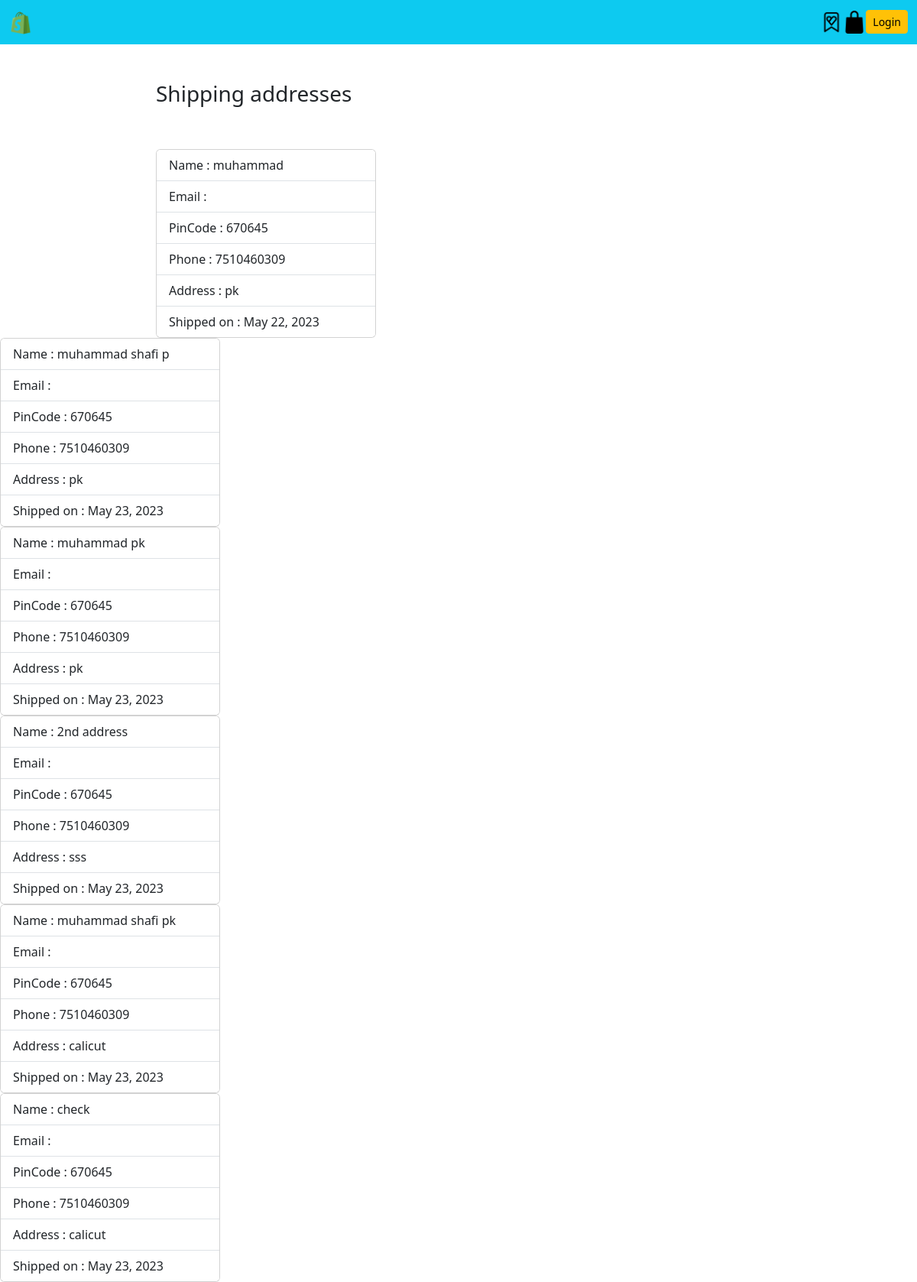
The app's page /address/ (signed in) with its own data.
### app/models.py (models this page shows, shortened)
class Shipping(models.Model):
    user = models.ForeignKey(Users, on_delete=models.CASCADE, null=True, blank=True)
    name = models.CharField(max_length=20, blank=False)
    address = models.CharField(max_length=50, default='', blank=False)
    city = models.CharField(max_length=10, null=True, default='', blank=False)
    pincode = models.CharField(max_length=6)
    phone = models.CharField(max_length=10, default='', blank=True)
    date = models.DateField(default=datetime.datetime.today)
    is_default = models.BooleanField(null=True,blank=True)

### app/views.py (the view)
# urls.py: path('address/', views.useraddress, name='user_shipping'),
def useraddress(request):
    cart = Users.objects.get(email=request.user.email)
    shipping_addresses = Shipping.objects.filter(user=cart)
    context = {'user': cart, 'shipping_addresses': shipping_addresses}
    return render(request, 'useraddress.html', context)

### app/templates/useraddress.html (shortened to what this page needs)
{% extends 'base.html' %}
{% load static %}
{% block content %}
<div class="row mt-5">
    <div class="col-2"></div>
    <div class="col-6">    <h3>Shipping addresses</h3>
        <br>
        <br>
{% for address in shipping_addresses %}
<div class="card" style="width: 18rem;">
  <ul class="list-group list-group-flush">
    <li class="list-group-item">Name : {{address.name}}</li>
    <li class="list-group-item">Email : {{ address.email }}</li>
    <li class="list-group-item">PinCode : {{ address.pincode }}</li>
      <li class="list-group-item">Phone : {{ address.phone }}</li>
            <li class="list-group-item">Address : {{ address.address }}</li>
      <li class="list-group-item">Shipped on : {{ address.date }}</li>
  </ul>
</div></div>
</div>
{% empty %}
    <li>No shipping addresses found for {{ user.username }}</li>
{% endfor %}
{% endblock%}

### static/css/main.css (style rules this page uses)
body { background-color: hsl(0, 0%, 98%); }
h1,h2,h3,h4,h5,h6 { color:hsl(0, 0%, 30%); }

### app/templates/base.html (style rules this page uses)
li { list-style: none; }

### records on screen
Shipping: name "muhammad", pincode "670645", phone "7510460309", address "pk", date "May 22, 2023"
Shipping: name "muhammad shafi p", pincode "670645", phone "7510460309", address "pk", date "May 23, 2023"
Shipping: name "muhammad pk", pincode "670645", phone "7510460309", address "pk", date "May 23, 2023"
Shipping: name "2nd address", pincode "670645", phone "7510460309", address "sss", date "May 23, 2023"
Shipping: name "muhammad shafi pk", pincode "670645", phone "7510460309", address "calicut", date "May 23, 2023"
Shipping: name "check", pincode "670645", phone "7510460309", address "calicut", date "May 23, 2023"
